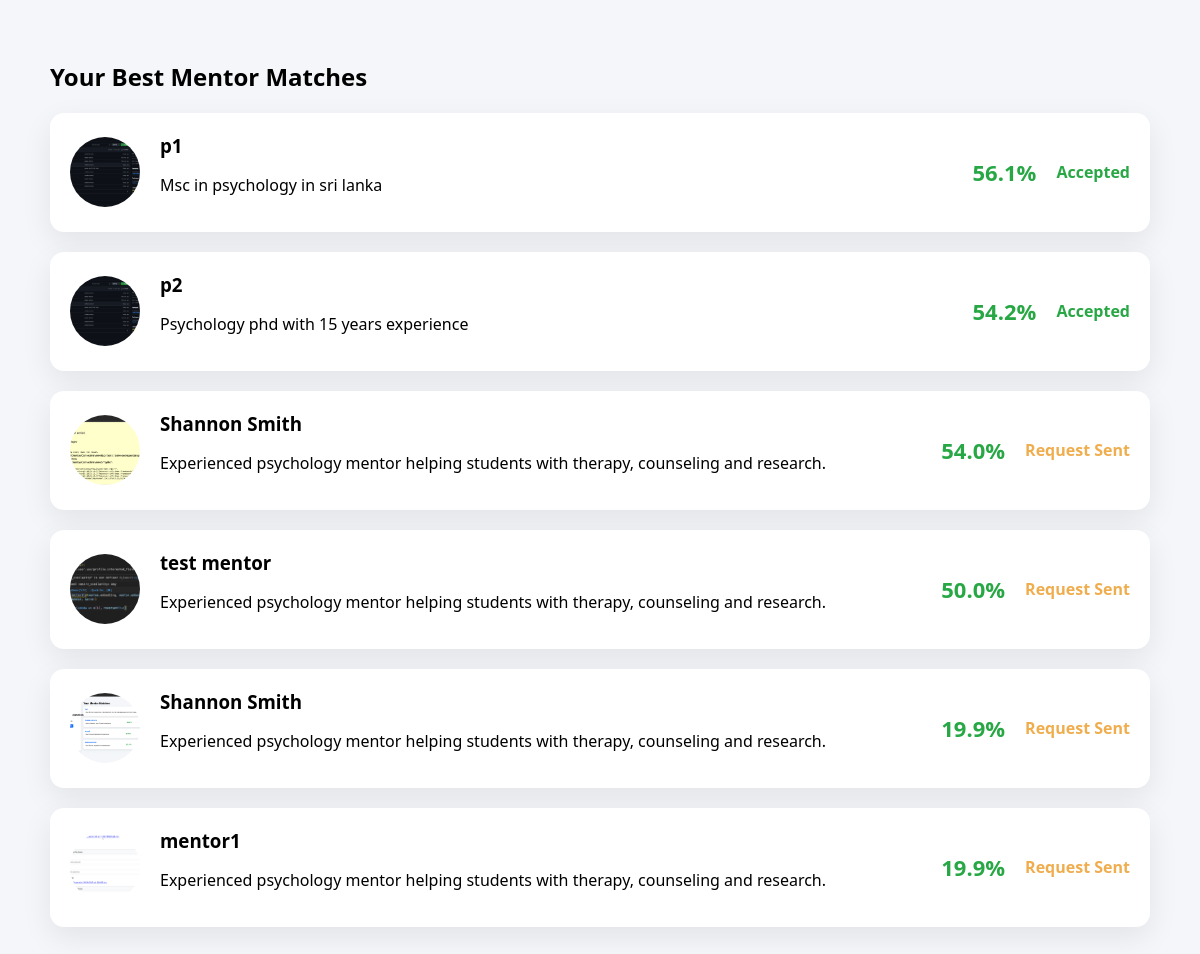
Page /matches/ (signed in) on the committed database.
### core/models.py (models this page shows, shortened)
class Mentor(models.Model):
    user = models.OneToOneField(User, on_delete=models.CASCADE, related_name="mentor")
    name = models.CharField(max_length=120)
    profile_text = models.TextField()
    embedding = models.JSONField(null=True, blank=True)
    country = models.CharField(max_length=80)
    linkedin = models.URLField(blank=True, null=True)
    github = models.URLField(blank=True, null=True)
    cv = models.FileField(upload_to="cvs/", blank=True, null=True)
    profile_image = models.ImageField(upload_to="profiles/", blank=True, null=True)

### core/views.py (the view)
# urls.py: path("matches/", matches, name="matches"),
@login_required
def matches(request):
    try:
        mentee = request.user.mentee
    except:
        return redirect("/dashboard/")
    if not mentee.profile_text or not mentee.cv:
        return redirect("/mentee/profile/")
    raw = match_mentors(mentee)
    requests = MentorRequest.objects.filter(mentee=mentee)
    req_map = {r.mentor_id: r.status for r in requests}
    matches = []
    for mentor, score in raw:
        matches.append({
            "mentor": mentor,
            "score": round(score * 100, 1),
            "status": req_map.get(mentor.id)  # None, pending, accepted, rejected
        })
    return render(request, "matches.html", {"matches": matches})

### core/ml.py (called while the page is built)
def cosine_similarity(a, b):
    if not a or not b:
        return 0
    a = np.array(a)
    b = np.array(b)
    return float(np.dot(a, b) / (np.linalg.norm(a) * np.linalg.norm(b)))

def match_mentors(mentee):
    field = mentee.user.userprofile.interested_field
    mentors = Mentor.objects.filter(
        user__userprofile__interested_field=field
    )
    results = []
    for mentor in mentors:
        if mentor.embedding and mentee.embedding:
            score = cosine_similarity(mentee.embedding, mentor.embedding)
            results.append((mentor, score))
    return sorted(results, key=lambda x: x[1], reverse=True)

### core/templates/matches.html (shortened to what this page needs)
<!DOCTYPE html>
<html>
<head>
</head>
<body>
<div class="container">
<h2>Your Best Mentor Matches</h2>
{% for m in matches %}
<div class="card">
    {% if m.mentor.profile_image %}
        <img src="{{ m.mentor.profile_image.url }}" class="avatar">
    {% else %}
        <img src="/static/core/images/default-avatar.png" class="avatar">
    {% endif %}
    <div class="info">
        <h3>{{ m.mentor.name }}</h3>
        <p>{{ m.mentor.profile_text|truncatewords:20 }}</p>
    </div>
    <div class="score">{{ m.score }}%</div>
    {% if m.status == "pending" %}
        <span style="color:#f0ad4e;font-weight:600;">Request Sent</span>
    {% elif m.status == "accepted" %}
        <span style="color:#28a745;font-weight:600;">Accepted</span>
    {% elif m.status == "rejected" %}
        <span style="color:#dc3545;font-weight:600;">Rejected</span>
    {% else %}
        <form method="post" action="/request-mentor/{{ m.mentor.id }}/">
            {% csrf_token %}
            <button class="request-btn">Request Mentor</button>
        </form>
    {% endif %}
</div>
{% empty %}
<p>No mentors found.</p>
{% endfor %}
</div>
</body>
</html>

### core/templates/matches.html (style rules this page uses)
body { font-family: "Segoe UI", system-ui; background: #f4f6f9; margin: 0; }
.container { max-width: 1100px; margin: auto; padding: 40px 20px; }
.card { background: white; border-radius: 14px; box-shadow: 0 10px 30px rgba(0,0,0,0.08); padding: 20px; margin-bottom: 20px; display: flex; gap: 20px; align-items: center; }
.avatar { width: 70px; height: 70px; border-radius: 50%; object-fit: cover; }
.info { flex: 1; }
.info h3 { margin: 0; }
.score { font-size: 22px; font-weight: bold; color: #28a745; }

### rows in the picture
Mentor: mentor.profile_image (picture), mentor.name "p1", mentor.profile_text "Msc in psychology in sri lanka", score "56.1", shows "Accepted"
Mentor: mentor.profile_image (picture), mentor.name "p2", mentor.profile_text "Psychology phd with 15 years experience", score "54.2", shows "Accepted"
Mentor: mentor.profile_image (picture), mentor.name "Shannon Smith", mentor.profile_text "Experienced psychology mentor helping students with therapy, counseling and research.", score "54.0", shows "Request Sent"
Mentor: mentor.profile_image (picture), mentor.name "test mentor", mentor.profile_text "Experienced psychology mentor helping students with therapy, counseling and research.", score "50.0", shows "Request Sent"
Mentor: mentor.profile_image (picture), mentor.name "Shannon Smith", mentor.profile_text "Experienced psychology mentor helping students with therapy, counseling and research.", score "19.9", shows "Request Sent"
Mentor: mentor.profile_image (picture), mentor.name "mentor1", mentor.profile_text "Experienced psychology mentor helping students with therapy, counseling and research.", score "19.9", shows "Request Sent"
